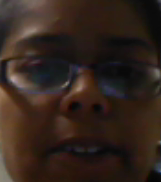
#> input picture face1.png, 161 x 182 px, found by its file name
$ python test_surf.py aloeL.jpg ../face1.png   (Python 2 division)   (older library calls are emulated)
#> lines starting #> are read from the running program, lines starting #| are printed output that depends on the picture
### config/CameraConstants.py
'''
Created on 25-Jun-2013

@author: Devangini
'''
# from config.Constant import Constant

class _CameraConstants(object):
    def cameraIndex1(self):
        return 0
    def cameraIndex2(self):
        return 1
    def cameraWidth(self):
        return 480
    def cameraHeight(self):
        return 320

# CONST = _Const()
#
# print CONST.FOO
# ##3131964110
#
# CONST.FOO = 0

### sight/test_surf.py
'''
Created on 10-Jul-2013

@author: Devangini
'''
#!/usr/bin/env python
from config.CameraConstants import _CameraConstants
import time

'''
Uses SURF to match two images.

Based on the sample code from opencv:
  samples/python2/find_obj.py

USAGE
  find_obj.py <image1> <image2>

  https://gist.github.com/moshekaplan/5106221
'''

import numpy
import cv2
import cv2.cv as cv
import sys
import numpy as np

###############################################################################
# Image Matching
###############################################################################

CameraConstants = _CameraConstants()
width = CameraConstants.cameraWidth()
height = CameraConstants.cameraHeight()

class SurfMatcher:

    def __init__(self):
        self.img1 = None
        self.cam = cv2.VideoCapture(0)

        self.cam.set(cv.CV_CAP_PROP_FRAME_WIDTH , width);
        self.cam.set(cv.CV_CAP_PROP_FRAME_HEIGHT , height);


    def match_images(self, img2):
        """Given two images, returns the matches"""
        detector = cv2.SURF(80, 3, 3) #(400, 5, 5)
        matcher = cv2.BFMatcher(cv2.NORM_L2)

        kp1, desc1 = detector.detectAndCompute(self.img1, None)
        kp2, desc2 = detector.detectAndCompute(img2, None)


        print 'img1 - %d features, img2 - %d features' % (len(kp1), len(kp2))

        raw_matches = matcher.knnMatch(desc1, trainDescriptors=desc2, k=2)  # 2
        kp_pairs = self.filter_matches(kp1, kp2, raw_matches)
        return kp_pairs

    # [84 lines left out: functions filter_matches, explore_match, draw_matches, not called in this run]

    ###############################################################################
    # Test Main
    ###############################################################################


    def defineTargetImage(self, image):
        self.img1 = image

    def findInVideoSequence(self):
        while True:
            ret, self.frame = self.cam.read()

            if ret:
                image = self.frame.copy()
                image = cv2.cvtColor(image, cv2.COLOR_BGR2GRAY)
#                 cv2.imshow("input ", image)
#                 cv2.imwrite("face4.png", image)
                kp_pairs = self.match_images(image)
#                 kp_pairs = self.match_images(cv2.imread("E:\\python workspace\\CharlieCode\\sight\\face4.png"))
#
                if kp_pairs:
                    self.draw_matches('find_obj', kp_pairs, image)


            ch = 0xFF & cv2.waitKey(5)
            if ch == 27:
                break
        cv2.destroyAllWindows()

if __name__ == '__main__':
    """Test code: Uses the two specified"""
# [4 lines of commented-out code are left out]

    matcher = SurfMatcher()

    fn1 = "E:\\python workspace\\CharlieCode\\face1.png"
    fn2 = "E:\\python workspace\\CharlieCode\\face5.png"

    img1 = cv2.imread(fn1, 0)
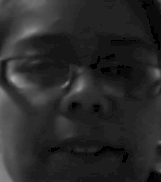
#> img1: shape (182, 161); min 0, max 165, mean 40.7
    img2 = cv2.imread(fn2, 0)
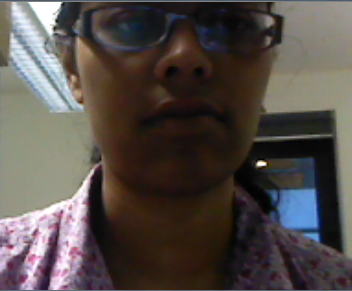
#> input picture face5.png, 352 x 291 px, found by its file name
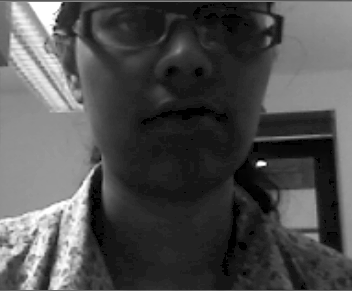
#> img2: shape (291, 352); min 0, max 255, mean 78.6

    if img1 is None:
        print 'Failed to load fn1:', fn1
        sys.exit(1)


    if img2 is None:
        print 'Failed to load fn2:', fn2
        sys.exit(1)

    matcher.defineTargetImage(img1)
# [9 lines of commented-out code are left out]

    time.sleep(10)

    matcher.findInVideoSequence()
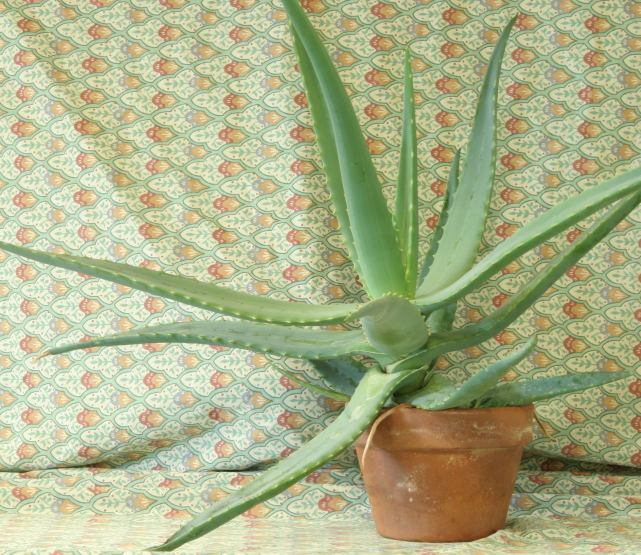
#> input picture sight/aloeL.jpg, 1282 x 1110 px, given in place of the camera (shown at 1/2 size)
#> in findInVideoSequence, self.frame is the input picture: shape (1110, 1282, 3); mean B, G, R 136.6, 177.2, 171.2
#> in findInVideoSequence, `image = cv2.cvtColor(image, cv2.COLOR_BGR2GRAY)`:
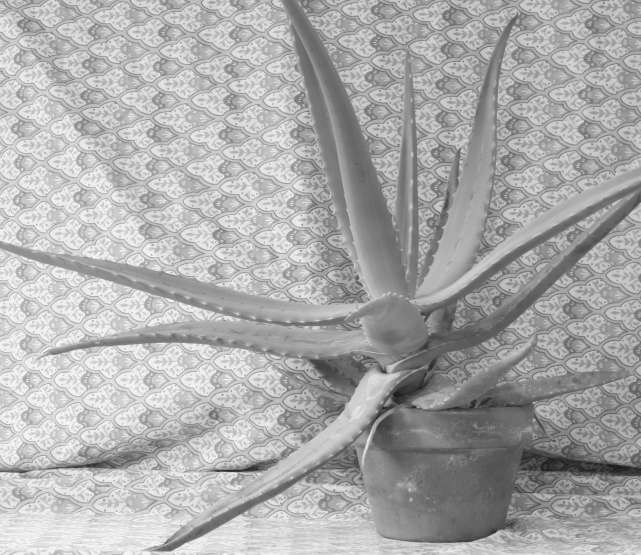
#> image: shape (1110, 1282) (shown at 1/2 size); min 18, max 253, mean 170.8
#> (the run stopped early here; a loop or call above may not have finished)
